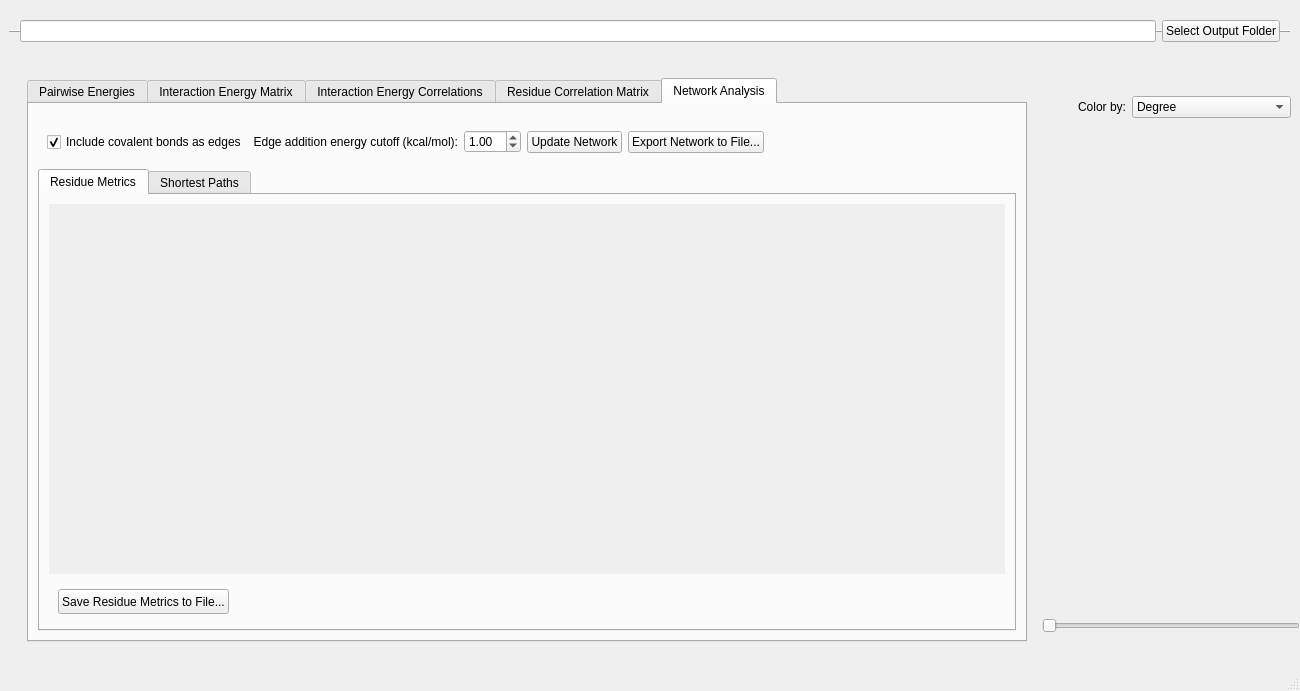
<?xml version="1.0" encoding="UTF-8"?>
<ui version="4.0">
 <class>MainWindow</class>
 <widget class="QMainWindow" name="MainWindow">
  <property name="geometry">
   <rect>
    <x>0</x>
    <y>0</y>
    <width>1300</width>
    <height>691</height>
   </rect>
  </property>
  <property name="sizePolicy">
   <sizepolicy hsizetype="Expanding" vsizetype="Expanding">
    <horstretch>1</horstretch>
    <verstretch>1</verstretch>
   </sizepolicy>
  </property>
  <property name="minimumSize">
   <size>
    <width>1300</width>
    <height>0</height>
   </size>
  </property>
  <property name="windowTitle">
   <string>gRINN: View Results</string>
  </property>
  <property name="windowIcon">
   <iconset>
    <normaloff>clover.ico</normaloff>clover.ico</iconset>
  </property>
  <widget class="QWidget" name="centralwidget">
   <property name="sizePolicy">
    <sizepolicy hsizetype="Expanding" vsizetype="Expanding">
     <horstretch>0</horstretch>
     <verstretch>0</verstretch>
    </sizepolicy>
   </property>
   <property name="minimumSize">
    <size>
     <width>1300</width>
     <height>0</height>
    </size>
   </property>
   <layout class="QVBoxLayout" name="verticalLayout_8">
    <item>
     <widget class="QFrame" name="frame_Top">
      <property name="minimumSize">
       <size>
        <width>0</width>
        <height>45</height>
       </size>
      </property>
      <property name="maximumSize">
       <size>
        <width>16777215</width>
        <height>45</height>
       </size>
      </property>
      <property name="frameShape">
       <enum>QFrame::HLine</enum>
      </property>
      <property name="frameShadow">
       <enum>QFrame::Raised</enum>
      </property>
      <layout class="QHBoxLayout" name="horizontalLayout_2">
       <property name="sizeConstraint">
        <enum>QLayout::SetMaximumSize</enum>
       </property>
       <item>
        <widget class="QLineEdit" name="lineEdit_selectOutputFolder"/>
       </item>
       <item>
        <widget class="QPushButton" name="pushButton_selectOutputFolder">
         <property name="sizePolicy">
          <sizepolicy hsizetype="Minimum" vsizetype="Fixed">
           <horstretch>0</horstretch>
           <verstretch>0</verstretch>
          </sizepolicy>
         </property>
         <property name="text">
          <string>Select Output Folder</string>
         </property>
        </widget>
       </item>
      </layout>
      <zorder>pushButton_selectOutputFolder</zorder>
      <zorder>lineEdit_selectOutputFolder</zorder>
     </widget>
    </item>
    <item>
     <widget class="QFrame" name="frame_Main">
      <property name="sizePolicy">
       <sizepolicy hsizetype="Expanding" vsizetype="Expanding">
        <horstretch>1</horstretch>
        <verstretch>1</verstretch>
       </sizepolicy>
      </property>
      <property name="minimumSize">
       <size>
        <width>1300</width>
        <height>0</height>
       </size>
      </property>
      <property name="frameShape">
       <enum>QFrame::NoFrame</enum>
      </property>
      <property name="frameShadow">
       <enum>QFrame::Raised</enum>
      </property>
      <layout class="QVBoxLayout" name="verticalLayout_4">
       <property name="sizeConstraint">
        <enum>QLayout::SetMaximumSize</enum>
       </property>
       <item>
        <widget class="QFrame" name="frame">
         <property name="sizePolicy">
          <sizepolicy hsizetype="Expanding" vsizetype="Expanding">
           <horstretch>1</horstretch>
           <verstretch>1</verstretch>
          </sizepolicy>
         </property>
         <property name="minimumSize">
          <size>
           <width>1300</width>
           <height>0</height>
          </size>
         </property>
         <property name="frameShape">
          <enum>QFrame::NoFrame</enum>
         </property>
         <property name="frameShadow">
          <enum>QFrame::Raised</enum>
         </property>
         <layout class="QHBoxLayout" name="horizontalLayout">
          <property name="sizeConstraint">
           <enum>QLayout::SetMaximumSize</enum>
          </property>
          <item>
           <widget class="QTabWidget" name="tabWidget">
            <property name="sizePolicy">
             <sizepolicy hsizetype="MinimumExpanding" vsizetype="Expanding">
              <horstretch>1</horstretch>
              <verstretch>1</verstretch>
             </sizepolicy>
            </property>
            <property name="minimumSize">
             <size>
              <width>1000</width>
              <height>0</height>
             </size>
            </property>
            <property name="tabPosition">
             <enum>QTabWidget::North</enum>
            </property>
            <property name="tabShape">
             <enum>QTabWidget::Rounded</enum>
            </property>
            <property name="currentIndex">
             <number>4</number>
            </property>
            <widget class="QWidget" name="tab_PairwiseEnergies">
             <property name="sizePolicy">
              <sizepolicy hsizetype="Expanding" vsizetype="Expanding">
               <horstretch>1</horstretch>
               <verstretch>1</verstretch>
              </sizepolicy>
             </property>
             <property name="minimumSize">
              <size>
               <width>800</width>
               <height>0</height>
              </size>
             </property>
             <property name="maximumSize">
              <size>
               <width>10000000</width>
               <height>10000000</height>
              </size>
             </property>
             <attribute name="title">
              <string>Pairwise Energies</string>
             </attribute>
             <layout class="QHBoxLayout" name="horizontalLayout_3">
              <property name="sizeConstraint">
               <enum>QLayout::SetMaximumSize</enum>
              </property>
              <item>
               <widget class="QTableWidget" name="tableWidget_sourceTargetResEnergies">
                <property name="sizePolicy">
                 <sizepolicy hsizetype="Expanding" vsizetype="Expanding">
                  <horstretch>1</horstretch>
                  <verstretch>1</verstretch>
                 </sizepolicy>
                </property>
                <property name="minimumSize">
                 <size>
                  <width>300</width>
                  <height>0</height>
                 </size>
                </property>
                <property name="maximumSize">
                 <size>
                  <width>400</width>
                  <height>16777215</height>
                 </size>
                </property>
                <property name="frameShape">
                 <enum>QFrame::NoFrame</enum>
                </property>
                <property name="sizeAdjustPolicy">
                 <enum>QAbstractScrollArea::AdjustIgnored</enum>
                </property>
                <property name="sortingEnabled">
                 <bool>true</bool>
                </property>
               </widget>
              </item>
              <item>
               <widget class="QScrollArea" name="scrollArea_tabPairWiseEnergiesBarPlot">
                <property name="sizePolicy">
                 <sizepolicy hsizetype="Expanding" vsizetype="Expanding">
                  <horstretch>1</horstretch>
                  <verstretch>1</verstretch>
                 </sizepolicy>
                </property>
                <property name="minimumSize">
                 <size>
                  <width>150</width>
                  <height>450</height>
                 </size>
                </property>
                <property name="frameShape">
                 <enum>QFrame::NoFrame</enum>
                </property>
                <property name="frameShadow">
                 <enum>QFrame::Plain</enum>
                </property>
                <property name="sizeAdjustPolicy">
                 <enum>QAbstractScrollArea::AdjustIgnored</enum>
                </property>
                <property name="widgetResizable">
                 <bool>true</bool>
                </property>
                <widget class="QWidget" name="scrollAreaWidgetContents_2">
                 <property name="geometry">
                  <rect>
                   <x>0</x>
                   <y>0</y>
                   <width>266</width>
                   <height>517</height>
                  </rect>
                 </property>
                 <property name="sizePolicy">
                  <sizepolicy hsizetype="Expanding" vsizetype="Expanding">
                   <horstretch>1</horstretch>
                   <verstretch>1</verstretch>
                  </sizepolicy>
                 </property>
                 <property name="minimumSize">
                  <size>
                   <width>150</width>
                   <height>450</height>
                  </size>
                 </property>
                 <layout class="QVBoxLayout" name="verticalLayout_2">
                  <property name="sizeConstraint">
                   <enum>QLayout::SetMaximumSize</enum>
                  </property>
                 </layout>
                </widget>
               </widget>
              </item>
              <item>
               <widget class="QFrame" name="frame_tabPairWiseEnergiesPlots">
                <property name="sizePolicy">
                 <sizepolicy hsizetype="Expanding" vsizetype="Expanding">
                  <horstretch>1</horstretch>
                  <verstretch>1</verstretch>
                 </sizepolicy>
                </property>
                <property name="minimumSize">
                 <size>
                  <width>400</width>
                  <height>0</height>
                 </size>
                </property>
                <property name="frameShape">
                 <enum>QFrame::NoFrame</enum>
                </property>
                <property name="frameShadow">
                 <enum>QFrame::Raised</enum>
                </property>
                <layout class="QVBoxLayout" name="verticalLayout">
                 <property name="sizeConstraint">
                  <enum>QLayout::SetMaximumSize</enum>
                 </property>
                </layout>
               </widget>
              </item>
             </layout>
            </widget>
            <widget class="QWidget" name="tab_IEM">
             <property name="sizePolicy">
              <sizepolicy hsizetype="Expanding" vsizetype="Expanding">
               <horstretch>1</horstretch>
               <verstretch>1</verstretch>
              </sizepolicy>
             </property>
             <property name="minimumSize">
              <size>
               <width>400</width>
               <height>0</height>
              </size>
             </property>
             <property name="maximumSize">
              <size>
               <width>669</width>
               <height>477</height>
              </size>
             </property>
             <attribute name="title">
              <string>Interaction Energy Matrix</string>
             </attribute>
             <layout class="QHBoxLayout" name="horizontalLayout_5">
              <property name="sizeConstraint">
               <enum>QLayout::SetMaximumSize</enum>
              </property>
              <item>
               <widget class="QFrame" name="frame_tabIEM">
                <property name="sizePolicy">
                 <sizepolicy hsizetype="Expanding" vsizetype="Expanding">
                  <horstretch>1</horstretch>
                  <verstretch>1</verstretch>
                 </sizepolicy>
                </property>
                <property name="minimumSize">
                 <size>
                  <width>400</width>
                  <height>400</height>
                 </size>
                </property>
                <property name="frameShape">
                 <enum>QFrame::NoFrame</enum>
                </property>
                <property name="frameShadow">
                 <enum>QFrame::Raised</enum>
                </property>
                <layout class="QVBoxLayout" name="verticalLayout_5">
                 <property name="sizeConstraint">
                  <enum>QLayout::SetMaximumSize</enum>
                 </property>
                </layout>
               </widget>
              </item>
              <item>
               <widget class="QSlider" name="verticalSlider_IEM">
                <property name="sizePolicy">
                 <sizepolicy hsizetype="Fixed" vsizetype="Expanding">
                  <horstretch>0</horstretch>
                  <verstretch>1</verstretch>
                 </sizepolicy>
                </property>
                <property name="pageStep">
                 <number>1</number>
                </property>
                <property name="orientation">
                 <enum>Qt::Vertical</enum>
                </property>
               </widget>
              </item>
             </layout>
            </widget>
            <widget class="QWidget" name="tab_IEC">
             <attribute name="title">
              <string>Interaction Energy Correlations</string>
             </attribute>
             <layout class="QHBoxLayout" name="horizontalLayout_7">
              <property name="sizeConstraint">
               <enum>QLayout::SetMaximumSize</enum>
              </property>
              <item>
               <widget class="QTableWidget" name="tableWidget_IEC">
                <property name="sizePolicy">
                 <sizepolicy hsizetype="MinimumExpanding" vsizetype="Expanding">
                  <horstretch>1</horstretch>
                  <verstretch>1</verstretch>
                 </sizepolicy>
                </property>
                <property name="minimumSize">
                 <size>
                  <width>500</width>
                  <height>0</height>
                 </size>
                </property>
                <property name="maximumSize">
                 <size>
                  <width>500</width>
                  <height>16777215</height>
                 </size>
                </property>
                <property name="frameShape">
                 <enum>QFrame::NoFrame</enum>
                </property>
                <property name="frameShadow">
                 <enum>QFrame::Plain</enum>
                </property>
               </widget>
              </item>
              <item>
               <widget class="QFrame" name="frame_IECcorrelations">
                <property name="sizePolicy">
                 <sizepolicy hsizetype="Expanding" vsizetype="Expanding">
                  <horstretch>0</horstretch>
                  <verstretch>0</verstretch>
                 </sizepolicy>
                </property>
                <property name="minimumSize">
                 <size>
                  <width>300</width>
                  <height>0</height>
                 </size>
                </property>
                <property name="frameShape">
                 <enum>QFrame::NoFrame</enum>
                </property>
                <property name="frameShadow">
                 <enum>QFrame::Plain</enum>
                </property>
                <layout class="QVBoxLayout" name="verticalLayout_12">
                 <property name="sizeConstraint">
                  <enum>QLayout::SetMaximumSize</enum>
                 </property>
                </layout>
               </widget>
              </item>
             </layout>
            </widget>
            <widget class="QWidget" name="tab_RC">
             <attribute name="title">
              <string>Residue Correlation Matrix</string>
             </attribute>
             <layout class="QHBoxLayout" name="horizontalLayout_8">
              <item>
               <widget class="QFrame" name="frame_tabRC">
                <property name="sizePolicy">
                 <sizepolicy hsizetype="Expanding" vsizetype="Expanding">
                  <horstretch>1</horstretch>
                  <verstretch>1</verstretch>
                 </sizepolicy>
                </property>
                <property name="minimumSize">
                 <size>
                  <width>400</width>
                  <height>400</height>
                 </size>
                </property>
                <property name="frameShape">
                 <enum>QFrame::NoFrame</enum>
                </property>
                <property name="frameShadow">
                 <enum>QFrame::Raised</enum>
                </property>
                <layout class="QVBoxLayout" name="verticalLayout_13">
                 <property name="sizeConstraint">
                  <enum>QLayout::SetMaximumSize</enum>
                 </property>
                </layout>
               </widget>
              </item>
             </layout>
            </widget>
            <widget class="QWidget" name="tab_Network">
             <property name="sizePolicy">
              <sizepolicy hsizetype="Expanding" vsizetype="Expanding">
               <horstretch>1</horstretch>
               <verstretch>1</verstretch>
              </sizepolicy>
             </property>
             <property name="minimumSize">
              <size>
               <width>400</width>
               <height>0</height>
              </size>
             </property>
             <attribute name="title">
              <string>Network Analysis</string>
             </attribute>
             <layout class="QVBoxLayout" name="verticalLayout_6">
              <property name="sizeConstraint">
               <enum>QLayout::SetMaximumSize</enum>
              </property>
              <item alignment="Qt::AlignLeft">
               <widget class="QFrame" name="frame_NetworkGeneral">
                <property name="sizePolicy">
                 <sizepolicy hsizetype="Maximum" vsizetype="Maximum">
                  <horstretch>1</horstretch>
                  <verstretch>1</verstretch>
                 </sizepolicy>
                </property>
                <property name="minimumSize">
                 <size>
                  <width>700</width>
                  <height>50</height>
                 </size>
                </property>
                <property name="maximumSize">
                 <size>
                  <width>16777215</width>
                  <height>50</height>
                 </size>
                </property>
                <property name="layoutDirection">
                 <enum>Qt::LeftToRight</enum>
                </property>
                <property name="frameShape">
                 <enum>QFrame::NoFrame</enum>
                </property>
                <property name="frameShadow">
                 <enum>QFrame::Plain</enum>
                </property>
                <layout class="QHBoxLayout" name="horizontalLayout_10">
                 <property name="sizeConstraint">
                  <enum>QLayout::SetMaximumSize</enum>
                 </property>
                 <item alignment="Qt::AlignLeft">
                  <widget class="QCheckBox" name="checkBox_nwInclCovBonds">
                   <property name="text">
                    <string>Include covalent bonds as edges</string>
                   </property>
                   <property name="checked">
                    <bool>true</bool>
                   </property>
                  </widget>
                 </item>
                 <item>
                  <widget class="QLabel" name="label_3">
                   <property name="maximumSize">
                    <size>
                     <width>300</width>
                     <height>16777215</height>
                    </size>
                   </property>
                   <property name="layoutDirection">
                    <enum>Qt::LeftToRight</enum>
                   </property>
                   <property name="text">
                    <string>Edge addition energy cutoff (kcal/mol):</string>
                   </property>
                   <property name="alignment">
                    <set>Qt::AlignRight|Qt::AlignTrailing|Qt::AlignVCenter</set>
                   </property>
                  </widget>
                 </item>
                 <item alignment="Qt::AlignLeft">
                  <widget class="QDoubleSpinBox" name="doubleSpinBox_nwIntEnCutoff">
                   <property name="maximumSize">
                    <size>
                     <width>60</width>
                     <height>16777215</height>
                    </size>
                   </property>
                   <property name="value">
                    <double>1.000000000000000</double>
                   </property>
                  </widget>
                 </item>
                 <item>
                  <widget class="QPushButton" name="pushButton_updateNetwork">
                   <property name="text">
                    <string>Update Network</string>
                   </property>
                  </widget>
                 </item>
                 <item>
                  <widget class="QPushButton" name="pushButton_exportNetwork">
                   <property name="text">
                    <string>Export Network to File...</string>
                   </property>
                  </widget>
                 </item>
                </layout>
                <zorder>label_3</zorder>
                <zorder>doubleSpinBox_nwIntEnCutoff</zorder>
                <zorder>checkBox_nwInclCovBonds</zorder>
                <zorder>pushButton_updateNetwork</zorder>
                <zorder>pushButton_exportNetwork</zorder>
               </widget>
              </item>
              <item>
               <widget class="QTabWidget" name="tabWidget_2">
                <property name="sizePolicy">
                 <sizepolicy hsizetype="Expanding" vsizetype="Expanding">
                  <horstretch>1</horstretch>
                  <verstretch>1</verstretch>
                 </sizepolicy>
                </property>
                <property name="tabPosition">
                 <enum>QTabWidget::North</enum>
                </property>
                <property name="tabShape">
                 <enum>QTabWidget::Rounded</enum>
                </property>
                <property name="currentIndex">
                 <number>0</number>
                </property>
                <widget class="QWidget" name="tab_ResidueMetrics">
                 <attribute name="title">
                  <string>Residue Metrics</string>
                 </attribute>
                 <layout class="QVBoxLayout" name="verticalLayout_9">
                  <item>
                   <widget class="QScrollArea" name="scrollArea_Degree">
                    <property name="maximumSize">
                     <size>
                      <width>16777215</width>
                      <height>16777215</height>
                     </size>
                    </property>
                    <property name="frameShape">
                     <enum>QFrame::NoFrame</enum>
                    </property>
                    <property name="sizeAdjustPolicy">
                     <enum>QAbstractScrollArea::AdjustIgnored</enum>
                    </property>
                    <property name="widgetResizable">
                     <bool>true</bool>
                    </property>
                    <widget class="QWidget" name="scrollAreaWidgetContents">
                     <property name="geometry">
                      <rect>
                       <x>0</x>
                       <y>0</y>
                       <width>956</width>
                       <height>368</height>
                      </rect>
                     </property>
                     <layout class="QHBoxLayout" name="horizontalLayout_4">
                      <property name="sizeConstraint">
                       <enum>QLayout::SetMaximumSize</enum>
                      </property>
                      <item>
                       <widget class="QFrame" name="frame_ResidueMetrics">
                        <property name="sizePolicy">
                         <sizepolicy hsizetype="MinimumExpanding" vsizetype="Maximum">
                          <horstretch>1</horstretch>
                          <verstretch>1</verstretch>
                         </sizepolicy>
                        </property>
                        <property name="minimumSize">
                         <size>
                          <width>0</width>
                          <height>0</height>
                         </size>
                        </property>
                        <property name="frameShape">
                         <enum>QFrame::NoFrame</enum>
                        </property>
                        <property name="frameShadow">
                         <enum>QFrame::Plain</enum>
                        </property>
                       </widget>
                      </item>
                     </layout>
                    </widget>
                   </widget>
                  </item>
                  <item alignment="Qt::AlignLeft|Qt::AlignVCenter">
                   <widget class="QFrame" name="frame_2">
                    <property name="minimumSize">
                     <size>
                      <width>0</width>
                      <height>40</height>
                     </size>
                    </property>
                    <property name="maximumSize">
                     <size>
                      <width>16777215</width>
                      <height>40</height>
                     </size>
                    </property>
                    <property name="frameShape">
                     <enum>QFrame::NoFrame</enum>
                    </property>
                    <property name="frameShadow">
                     <enum>QFrame::Plain</enum>
                    </property>
                    <layout class="QHBoxLayout" name="horizontalLayout_9">
                     <item>
                      <widget class="QPushButton" name="pushButton_saveResidueMetrics">
                       <property name="minimumSize">
                        <size>
                         <width>0</width>
                         <height>25</height>
                        </size>
                       </property>
                       <property name="maximumSize">
                        <size>
                         <width>250</width>
                         <height>16777215</height>
                        </size>
                       </property>
                       <property name="text">
                        <string>Save Residue Metrics to File...</string>
                       </property>
                      </widget>
                     </item>
                    </layout>
                   </widget>
                  </item>
                 </layout>
                </widget>
                <widget class="QWidget" name="tab_ShortestPaths">
                 <property name="sizePolicy">
                  <sizepolicy hsizetype="Expanding" vsizetype="Expanding">
                   <horstretch>1</horstretch>
                   <verstretch>1</verstretch>
                  </sizepolicy>
                 </property>
                 <attribute name="title">
                  <string>Shortest Paths</string>
                 </attribute>
                 <layout class="QVBoxLayout" name="verticalLayout_7">
                  <property name="sizeConstraint">
                   <enum>QLayout::SetMaximumSize</enum>
                  </property>
                  <item>
                   <widget class="QFrame" name="frame_ShortestPathsTop">
                    <property name="sizePolicy">
                     <sizepolicy hsizetype="Fixed" vsizetype="Minimum">
                      <horstretch>0</horstretch>
                      <verstretch>0</verstretch>
                     </sizepolicy>
                    </property>
                    <property name="minimumSize">
                     <size>
                      <width>500</width>
                      <height>10</height>
                     </size>
                    </property>
                    <property name="frameShape">
                     <enum>QFrame::NoFrame</enum>
                    </property>
                    <property name="frameShadow">
                     <enum>QFrame::Plain</enum>
                    </property>
                    <layout class="QHBoxLayout" name="horizontalLayout_6">
                     <item>
                      <widget class="QLabel" name="label">
                       <property name="text">
                        <string>Source Residue</string>
                       </property>
                      </widget>
                     </item>
                     <item>
                      <widget class="QComboBox" name="comboBox_SourceResidue"/>
                     </item>
                     <item>
                      <widget class="QLabel" name="label_2">
                       <property name="text">
                        <string>Target Residue</string>
                       </property>
                      </widget>
                     </item>
                     <item>
                      <widget class="QComboBox" name="comboBox_TargetResidue"/>
                     </item>
                     <item>
                      <widget class="QPushButton" name="pushButton_findShortestPaths">
                       <property name="minimumSize">
                        <size>
                         <width>0</width>
                         <height>0</height>
                        </size>
                       </property>
                       <property name="text">
                        <string>Find</string>
                       </property>
                      </widget>
                     </item>
                     <item>
                      <widget class="QPushButton" name="pushButton_saveShortestPaths">
                       <property name="minimumSize">
                        <size>
                         <width>200</width>
                         <height>0</height>
                        </size>
                       </property>
                       <property name="text">
                        <string>Save to file...</string>
                       </property>
                      </widget>
                     </item>
                    </layout>
                   </widget>
                  </item>
                  <item>
                   <widget class="QTableWidget" name="tableWidget_ShortestPaths">
                    <property name="sizePolicy">
                     <sizepolicy hsizetype="Expanding" vsizetype="Expanding">
                      <horstretch>1</horstretch>
                      <verstretch>1</verstretch>
                     </sizepolicy>
                    </property>
                    <property name="frameShape">
                     <enum>QFrame::NoFrame</enum>
                    </property>
                   </widget>
                  </item>
                 </layout>
                </widget>
               </widget>
              </item>
             </layout>
            </widget>
           </widget>
          </item>
          <item>
           <widget class="QFrame" name="frame_ProteinViewControl">
            <property name="sizePolicy">
             <sizepolicy hsizetype="Expanding" vsizetype="Expanding">
              <horstretch>1</horstretch>
              <verstretch>1</verstretch>
             </sizepolicy>
            </property>
            <property name="minimumSize">
             <size>
              <width>200</width>
              <height>0</height>
             </size>
            </property>
            <property name="maximumSize">
             <size>
              <width>400</width>
              <height>16777215</height>
             </size>
            </property>
            <property name="frameShape">
             <enum>QFrame::NoFrame</enum>
            </property>
            <property name="frameShadow">
             <enum>QFrame::Plain</enum>
            </property>
            <layout class="QVBoxLayout" name="verticalLayout_11">
             <property name="sizeConstraint">
              <enum>QLayout::SetMaximumSize</enum>
             </property>
             <item>
              <widget class="QFrame" name="frame_ProteinColor">
               <property name="minimumSize">
                <size>
                 <width>0</width>
                 <height>40</height>
                </size>
               </property>
               <property name="frameShape">
                <enum>QFrame::NoFrame</enum>
               </property>
               <property name="frameShadow">
                <enum>QFrame::Plain</enum>
               </property>
               <layout class="QHBoxLayout" name="horizontalLayout_11">
                <item>
                 <widget class="QLabel" name="label_4">
                  <property name="sizePolicy">
                   <sizepolicy hsizetype="Expanding" vsizetype="Preferred">
                    <horstretch>0</horstretch>
                    <verstretch>0</verstretch>
                   </sizepolicy>
                  </property>
                  <property name="layoutDirection">
                   <enum>Qt::RightToLeft</enum>
                  </property>
                  <property name="text">
                   <string>Color by:</string>
                  </property>
                  <property name="alignment">
                   <set>Qt::AlignRight|Qt::AlignTrailing|Qt::AlignVCenter</set>
                  </property>
                 </widget>
                </item>
                <item>
                 <widget class="QComboBox" name="comboBox_ColorBy">
                  <property name="sizePolicy">
                   <sizepolicy hsizetype="Expanding" vsizetype="Fixed">
                    <horstretch>0</horstretch>
                    <verstretch>0</verstretch>
                   </sizepolicy>
                  </property>
                  <property name="minimumSize">
                   <size>
                    <width>40</width>
                    <height>0</height>
                   </size>
                  </property>
                  <item>
                   <property name="text">
                    <string>Degree</string>
                   </property>
                  </item>
                  <item>
                   <property name="text">
                    <string>Betweenness Centrality</string>
                   </property>
                  </item>
                  <item>
                   <property name="text">
                    <string>Closeness Centrality</string>
                   </property>
                  </item>
                 </widget>
                </item>
               </layout>
              </widget>
             </item>
             <item>
              <widget class="QFrame" name="frame_ProteinColorBar">
               <property name="sizePolicy">
                <sizepolicy hsizetype="Expanding" vsizetype="Minimum">
                 <horstretch>1</horstretch>
                 <verstretch>1</verstretch>
                </sizepolicy>
               </property>
               <property name="minimumSize">
                <size>
                 <width>100</width>
                 <height>30</height>
                </size>
               </property>
               <property name="maximumSize">
                <size>
                 <width>16777215</width>
                 <height>60</height>
                </size>
               </property>
               <property name="frameShape">
                <enum>QFrame::NoFrame</enum>
               </property>
               <property name="frameShadow">
                <enum>QFrame::Plain</enum>
               </property>
              </widget>
             </item>
             <item>
              <widget class="QFrame" name="frame_ProteinView">
               <property name="sizePolicy">
                <sizepolicy hsizetype="Expanding" vsizetype="Expanding">
                 <horstretch>1</horstretch>
                 <verstretch>1</verstretch>
                </sizepolicy>
               </property>
               <property name="minimumSize">
                <size>
                 <width>100</width>
                 <height>0</height>
                </size>
               </property>
               <property name="frameShape">
                <enum>QFrame::NoFrame</enum>
               </property>
               <property name="frameShadow">
                <enum>QFrame::Plain</enum>
               </property>
              </widget>
             </item>
             <item>
              <widget class="QSlider" name="horizontalSlider">
               <property name="sizePolicy">
                <sizepolicy hsizetype="Expanding" vsizetype="Fixed">
                 <horstretch>1</horstretch>
                 <verstretch>1</verstretch>
                </sizepolicy>
               </property>
               <property name="tracking">
                <bool>true</bool>
               </property>
               <property name="orientation">
                <enum>Qt::Horizontal</enum>
               </property>
               <property name="tickPosition">
                <enum>QSlider::NoTicks</enum>
               </property>
              </widget>
             </item>
            </layout>
           </widget>
          </item>
         </layout>
        </widget>
       </item>
      </layout>
     </widget>
    </item>
   </layout>
  </widget>
  <widget class="QStatusBar" name="statusbar"/>
 </widget>
 <resources/>
 <connections/>
</ui>
